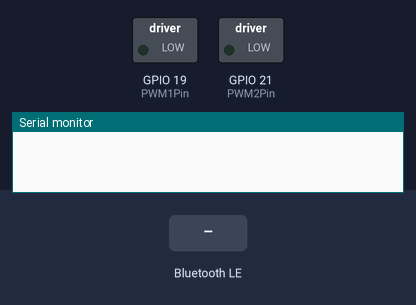
The sketch below on a simulated ESP32. Parts: switched loads named in the sketch (green lamp = pin HIGH), the last lines printed to the serial monitor. The inputs (shaded band) are chosen by the test bench. Nothing arrives over Bluetooth unless stated; a phone connects over Bluetooth LE 3 s after start.

Above: at 1.2 s.
1.3 s: Bluetooth LE write "start" received
2.8 s: Bluetooth LE write "1" received
At 4.1 s:
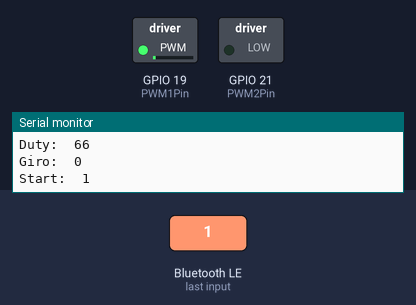
4.4 s: Bluetooth LE write "change" received
At 5.3 s:
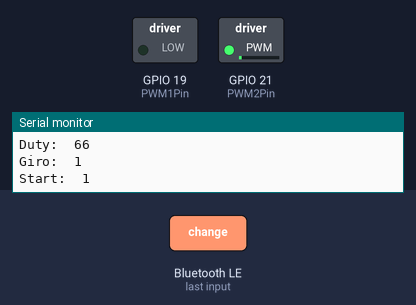
6.0 s: Bluetooth LE write "5" received
At 6.5 s:
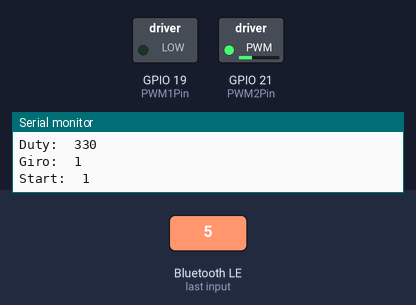
7.6 s: Bluetooth LE write "90" received
At 8.9 s:
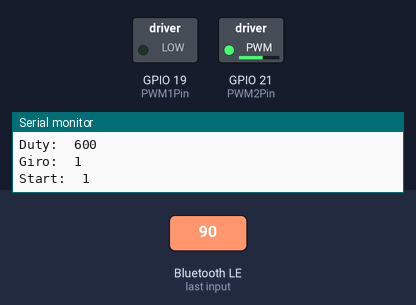
9.2 s: Bluetooth LE write "change" received
At 10.2 s:
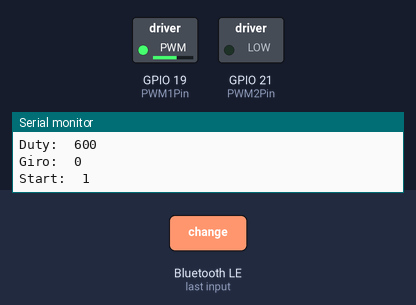
Timing chart, 0 to 11.8 s (numbered marks = the images above; inputs shaded):
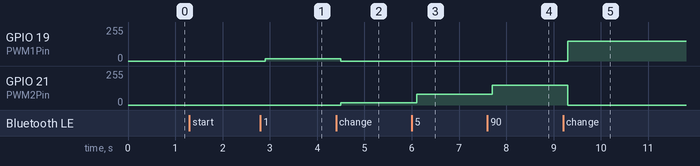

The sketch:

main4.0.ino
```cpp
#include <BLEDevice.h>
//#include <BLEUtils.h> //#include <BLEServer.h> //#include<iostream>
//#include <string> // for string class //using namespace std;
#define SERVICE_UUID        "6E400001-B5A3-F393-E0A9-E50E24DCCA9E"
#define CHARACTERISTIC_UUID "6E400002-B5A3-F393-E0A9-E50E24DCCA9E"

//Variables globales
// Asigacion de pines para el PWM:
int PWM1Pin = 19;
int PWM2Pin = 21;

// Propiedades de la señal PWM:
const int frecuencia = 30000; // 30 kHz
const int canal_PWM1 = 0;      // Canal PWM1 -> 0
const int canal_PWM2 = 1;      // Canal PWM1 -> 1
const int resolucion = 10;     // 10 bits de resolucion, 1024 posibles valores del "duty"
int duty = 0;

bool Start=0;
bool Giro=0;
int value_int=0;

String value_string="";  //variable intermedia
std::string rxvalue;  //Objeto rxvalue de la clase std::string
// std::string cero="0"; //Para comparar dos objetos std::string


class MyCallbacks: public BLECharacteristicCallbacks {
    void onWrite(BLECharacteristic *pCharacteristic)
    {
      //std::string value = pCharacteristic->getValue();  //Local declaration
      rxvalue = pCharacteristic->getValue(); //Obtenemos el valor recibido

      if (rxvalue.length() > 0) //Si hay algo en rxvalue entonces
      {
        value_string="";   //Reiniciamos variable intermedia
          for (int i = 0; i < rxvalue.length(); i++)
          {
            //Serial.print(rxvalue[i]); //para imprimir en un for desde rxvalue
            value_string=value_string+rxvalue[i];
          }
        if(value_string == "start"){  //arrancamos PWM
          Start=1;
        }
        else if (value_string == "stop"){ //paramos PWM
          Start=0;
        }
        else if (value_string == "change") //hacemos giro
        {
          if (Giro == 0){
            Giro=1;
          }
          else{
            Giro=0;
          }
        }
        else
        {// Si lo que recibimos es un numero lo pasamos a string y de string a int
          for (int i = 0; i < rxvalue.length(); i++)
          {
            value_string=value_string+rxvalue[i];

          }
          value_int=value_string.toInt();
          if(value_int>100){
            value_int=100;
          }
          if(value_int<0){
            value_int=0;
          }
          duty=6*value_int;  //*10 pa led *6 pa motor

        }
      }
      Serial.print("Duty:\t");
      Serial.println(duty);
      Serial.print("Giro:\t");
      Serial.println(Giro);
      Serial.print("Start:\t");
      Serial.println(Start);
      Serial.print("\n");
   }
};

void setup() {
  Serial.begin(9600);   //Aqui declarar los pines de entrada y de salida

  // Configuro las entradas y salidas del microcontrolador:
  pinMode(PWM1Pin, OUTPUT);
  pinMode(PWM2Pin, OUTPUT);

  // Configuro el moduo PWM;
  ledcSetup(canal_PWM1, frecuencia, resolucion);
  ledcSetup(canal_PWM2, frecuencia, resolucion);

  // Asigno el PWM1Pin para ser controlado
  ledcAttachPin(PWM1Pin, canal_PWM1);
  ledcAttachPin(PWM2Pin, canal_PWM2);

  // Configuracion de BLE:
  BLEDevice::init("ESP32");
  BLEServer *pServer = BLEDevice::createServer(); //creamos servidor

  BLEService *pService = pServer->createService(SERVICE_UUID); //creamos servicio

  BLECharacteristic *pCharacteristic = pService->createCharacteristic(  //creamos caracteristica
                                         CHARACTERISTIC_UUID,
                                         BLECharacteristic::PROPERTY_READ |
                                         BLECharacteristic::PROPERTY_WRITE
                                       );

  pCharacteristic->setCallbacks(new MyCallbacks());

  pCharacteristic->setValue("Hello World");
  pService->start();

  BLEAdvertising *pAdvertising = pServer->getAdvertising();  //nos anunciamos para que nos vean
  pAdvertising->start();
}

void loop()   //programa principal
{

  // Asignacion de estados:
  if (Start == 1){
    if (Giro == 0){
      ledcWrite(canal_PWM1, duty);
      ledcWrite(canal_PWM2, 0);
    }
    if (Giro == 1){
      ledcWrite(canal_PWM1, 0);
      ledcWrite(canal_PWM2, duty);
    }
  }
  else{
      ledcWrite(canal_PWM1, 0);
      ledcWrite(canal_PWM2, 0);
  }

  delay(100);
}
```

Measured:
- after the input at 2.8 s, GPIO 19 (PWM1Pin): 0/255 → 16/255 after 0.10 s
- after the input at 4.4 s, GPIO 19 (PWM1Pin): 16/255 → 0/255 after 0.10 s; GPIO 21 (PWM2Pin): 0/255 → 16/255 after 0.10 s
- after the input at 6.0 s, GPIO 21 (PWM2Pin): 16/255 → 82/255 after 0.10 s
- after the input at 7.6 s, GPIO 21 (PWM2Pin): 82/255 → 149/255 after 0.10 s
- after the input at 9.2 s, GPIO 19 (PWM1Pin): 0/255 → 149/255 after 0.10 s; GPIO 21 (PWM2Pin): 149/255 → 0/255 after 0.10 s
